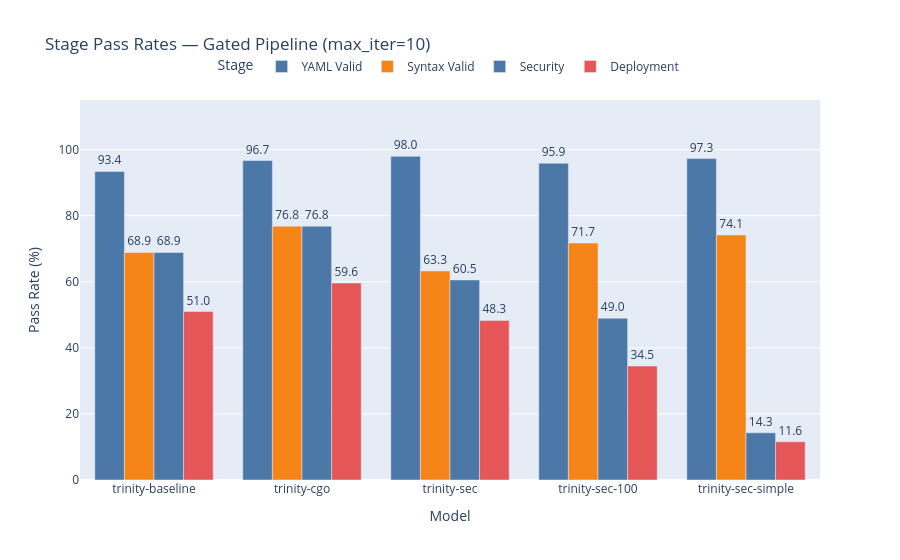

Notebook cell for this chart:
### Code cell
# ── Stage Pass Rate by Model — Sequential Gated Pipeline ─────────────────────
# Pipeline: yaml_validation → syntax_validation → deployment
#
# YAML pass    : task reached syntax stage at least once within max_iter
# Syntax pass  : task reached deployment stage at least once within max_iter
# Deploy pass  : task succeeded within max_iter
#
# A task that never progresses past a stage FAILS that stage and all downstream.
import plotly.express as px

MAX_ITER = 10   # <-- configure iteration budget here

STAGES       = ['yaml_validation', 'syntax_validation', 'security', 'deployment']
STAGE_LABELS = {'yaml_validation':'YAML Valid','syntax_validation':'Syntax Valid',
                'deployment':'Deployment', 'security': 'Security'}
COLORS       = {'yaml_validation':'#4C78A8','syntax_validation':'#F58518',
                'deployment':'#E45756', 'security':'#4C78A8'}

errors_df = history_df.copy()

# Pre-process: ensure numeric types
for _df in [results_df, errors_df]:
    _df['row_number'] = pd.to_numeric(_df['row_number'], errors='coerce')
errors_df['iteration_number'] = pd.to_numeric(errors_df['iteration_number'], errors='coerce')
results_df.dropna(subset=['row_number'], inplace=True)
errors_df.dropna(subset=['row_number'],  inplace=True)
results_df['row_number'] = results_df['row_number'].astype(int)
errors_df['row_number']  = errors_df['row_number'].astype(int)

def compute_stage_pass_rates(results_df, errors_df, max_iter=10):
    records = []
    for model in results_df['model_key'].unique():
        r = results_df[results_df['model_key'] == model]
        e = errors_df[(errors_df['model_key'] == model) &
                      (errors_df['iteration_number'] <= max_iter)]
        total = len(r);  all_rows = set(r['row_number'])
        if total == 0: continue

        reached_syntax = set(e[e['error_stage'] == 'syntax_validation']['row_number'])
        reached_security = set(e[e['error_stage'] == 'security_validation']['row_number'])
        reached_deploy = set(e[e['error_stage'] == 'deployment']['row_number'])
        succeeded      = set(r[(r['success'] == True) &
                               (r['total_iterations'] <= max_iter)]['row_number'])

        # YAML pass  = ever reached syntax OR deployment stage OR succeeded
        yaml_pass   = (reached_syntax | reached_security | reached_deploy | succeeded) & all_rows
        # Syntax pass = ever reached deployment stage OR succeeded
        syntax_pass = (reached_security | reached_deploy | succeeded) & all_rows
        security_pass = (reached_deploy | succeeded) & all_rows
        # Deploy pass = succeeded
        deploy_pass = succeeded & all_rows

        for stage, passed in [('yaml_validation', yaml_pass),
                               ('syntax_validation', syntax_pass),
                               ('security', security_pass),
                               ('deployment', deploy_pass)]:
            records.append({'model_key': model, 'stage': stage,
                            'pass_rate': len(passed) / total * 100,
                            'passed': len(passed), 'total': total,
                            'max_iter': max_iter})
    return pd.DataFrame(records)

df_stage = compute_stage_pass_rates(results_df, errors_df, max_iter=MAX_ITER)
df_stage['stage_label'] = df_stage['stage'].map(STAGE_LABELS)

fig = px.bar(
    df_stage, x='model_key', y='pass_rate', color='stage_label',
    barmode='group',
    category_orders={'stage_label': [STAGE_LABELS[s] for s in STAGES]},
    color_discrete_map={STAGE_LABELS[s]: COLORS[s] for s in STAGES},
    text_auto='.1f',
    labels={'pass_rate':'Pass Rate (%)','model_key':'Model','stage_label':'Stage'},
    title=f'Stage Pass Rates — Gated Pipeline (max_iter={MAX_ITER})',
)
fig.update_layout(yaxis_range=[0,115],
    legend=dict(orientation='h', yanchor='bottom', y=1.05, xanchor='center', x=0.5))
fig.update_traces(cliponaxis=False, textposition='outside')
fig.write_image('plots/stage_pass_rates.png')
fig.show()

# Print summary table
pivot = df_stage.pivot(index='model_key', columns='stage', values='pass_rate')
pivot.columns = [STAGE_LABELS[c] for c in pivot.columns]
print(f"\nStage Pass Rates at max_iter={MAX_ITER}:")
print(pivot.round(1).to_string())

### Figure 1 — Plotly figure (JSON) as saved in the notebook; plotly's stock layout.template omitted (floating-point values rounded to 4 significant figures)
{"data": [{"alignmentgroup": "True", "cliponaxis": false, "hovertemplate": "Stage=YAML Valid<br>Model=%{x}<br>Pass Rate (%)=%{y}<extra></extra>", "legendgroup": "YAML Valid", "marker": {"color": "#4C78A8", "pattern": {"shape": ""}}, "name": "YAML Valid", "offsetgroup": "YAML Valid", "orientation": "v", "showlegend": true, "textposition": "outside", "texttemplate": "%{y:.1f}", "type": "bar", "x": ["trinity-baseline", "trinity-cgo", "trinity-sec", "trinity-sec-100", "trinity-sec-simple"], "xaxis": "x", "y": [93.38, 96.69, 97.96, 95.86, 97.28], "yaxis": "y"}, {"alignmentgroup": "True", "cliponaxis": false, "hovertemplate": "Stage=Syntax Valid<br>Model=%{x}<br>Pass Rate (%)=%{y}<extra></extra>", "legendgroup": "Syntax Valid", "marker": {"color": "#F58518", "pattern": {"shape": ""}}, "name": "Syntax Valid", "offsetgroup": "Syntax Valid", "orientation": "v", "showlegend": true, "textposition": "outside", "texttemplate": "%{y:.1f}", "type": "bar", "x": ["trinity-baseline", "trinity-cgo", "trinity-sec", "trinity-sec-100", "trinity-sec-simple"], "xaxis": "x", "y": [68.87, 76.82, 63.27, 71.72, 74.15], "yaxis": "y"}, {"alignmentgroup": "True", "cliponaxis": false, "hovertemplate": "Stage=Security<br>Model=%{x}<br>Pass Rate (%)=%{y}<extra></extra>", "legendgroup": "Security", "marker": {"color": "#4C78A8", "pattern": {"shape": ""}}, "name": "Security", "offsetgroup": "Security", "orientation": "v", "showlegend": true, "textposition": "outside", "texttemplate": "%{y:.1f}", "type": "bar", "x": ["trinity-baseline", "trinity-cgo", "trinity-sec", "trinity-sec-100", "trinity-sec-simple"], "xaxis": "x", "y": [68.87, 76.82, 60.54, 48.97, 14.29], "yaxis": "y"}, {"alignmentgroup": "True", "cliponaxis": false, "hovertemplate": "Stage=Deployment<br>Model=%{x}<br>Pass Rate (%)=%{y}<extra></extra>", "legendgroup": "Deployment", "marker": {"color": "#E45756", "pattern": {"shape": ""}}, "name": "Deployment", "offsetgroup": "Deployment", "orientation": "v", "showlegend": true, "textposition": "outside", "texttemplate": "%{y:.1f}", "type": "bar", "x": ["trinity-baseline", "trinity-cgo", "trinity-sec", "trinity-sec-100", "trinity-sec-simple"], "xaxis": "x", "y": [50.99, 59.6, 48.3, 34.48, 11.56], "yaxis": "y"}], "layout": {"autosize": true, "barmode": "group", "legend": {"orientation": "h", "title": {"text": "Stage"}, "tracegroupgap": 0, "x": 0.5, "xanchor": "center", "y": 1.05, "yanchor": "bottom"}, "title": {"text": "Stage Pass Rates — Gated Pipeline (max_iter=10)"}, "xaxis": {"anchor": "y", "autorange": true, "domain": [0, 1], "range": [-0.5, 4.5], "title": {"text": "Model"}, "type": "category"}, "yaxis": {"anchor": "x", "domain": [0, 1], "range": [0, 115], "title": {"text": "Pass Rate (%)"}, "type": "linear"}}}
